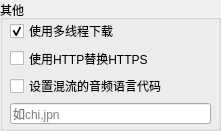
  <widget class="QGroupBox" name="groupBox_11">
   <property name="geometry">
    <rect>
     <x>990</x>
     <y>180</y>
     <width>221</width>
     <height>131</height>
    </rect>
   </property>
   <property name="title">
    <string>其他</string>
   </property>
   <widget class="QWidget" name="verticalLayoutWidget_17">
    <property name="geometry">
     <rect>
      <x>10</x>
      <y>20</y>
      <width>201</width>
      <height>104</height>
     </rect>
    </property>
    <layout class="QVBoxLayout" name="verticalLayout_17">
     <item>
      <widget class="QCheckBox" name="checkBox_mt">
       <property name="text">
        <string>使用多线程下载</string>
       </property>
       <property name="checked">
        <bool>true</bool>
       </property>
      </widget>
     </item>
     <item>
      <widget class="QCheckBox" name="checkBox_force_http">
       <property name="text">
        <string>使用HTTP替换HTTPS</string>
       </property>
       <!-- 默认不勾选与 CLI 默认值（force-http = false，默认 HTTPS）对齐：展开高级面板不应改变折叠时的下载行为 -->
       <property name="checked">
        <bool>false</bool>
       </property>
      </widget>
     </item>
     <item>
      <widget class="QCheckBox" name="checkBox_language">
       <property name="toolTip">
        <string>&lt;html&gt;&lt;head/&gt;&lt;body&gt;&lt;p&gt;设置混流的音频语言(代码)，如chi, jpn等&lt;/p&gt;&lt;/body&gt;&lt;/html&gt;</string>
       </property>
       <property name="text">
        <string>设置混流的音频语言代码</string>
       </property>
      </widget>
     </item>
     <item>
      <widget class="QLineEdit" name="lineEdit_language">
       <property name="placeholderText">
        <string>如chi,jpn</string>
       </property>
      </widget>
     </item>
    </layout>
   </widget>
  </widget>
